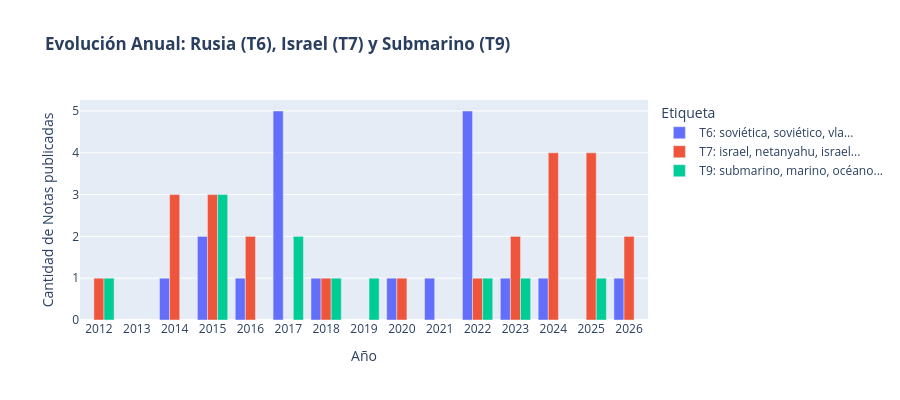

Notebook code for this chart:
### Markdown cell above
Tópico 6 (Rusia/Ucrania), el Tópico 7 (Israel/Palestina) y el Tópico 9 (Submarinos/ARA San Juan)

Periodísticamente pensaria que son eventos coyunturales pero el algoritmo los mandó a "Atemporal". 
Esto pasa por una limitación matemática del Coeficiente de Variación (CV): si Anfibia publica pocos articulos sobre ellos pero durante 10 años, esa constante achata el desvío estándar.

### Code cell
# Tópicos bajo sospecha editorial
topicos_sospechosos = [6, 7, 9]

print("ANÁLISIS DE TÓPICOS DUDOSOS (Posibles Falsos Atemporales)")
print("="*80)
display(
    metricas_estabilidad[metricas_estabilidad["Topic"].isin(topicos_sospechosos)][
        ["Topic", "terminos_historicos", "volumen_total", "pico_maximo", "frecuencia_media", "coef_variacion"]
    ]
)

# Generamos la data temporal directo desde df_temp para saltear el filtro de minimo_notas
df_crudo = df_temp[df_temp["topic"].isin(topicos_sospechosos)].copy()
df_crudo["post_year"] = df_crudo["post_date"].dt.year
agg_sospechosos = df_crudo.groupby(["topic", "post_year"]).size().reset_index(name="notas")

# Joineamos con los nombres
agg_sospechosos = agg_sospechosos.merge(metricas_estabilidad[["Topic", "terminos_historicos"]], left_on="topic", right_on="Topic")
agg_sospechosos["Etiqueta"] = "T" + agg_sospechosos["topic"].astype(str) + ": " + agg_sospechosos["terminos_historicos"].str[:25] + "..."

fig_sospechosos = px.bar(
    agg_sospechosos,
    x="post_year",
    y="notas",
    color="Etiqueta",
    barmode="group",
    title="<b>Evolución Anual: Rusia (T6), Israel (T7) y Submarino (T9)</b>",
    labels={"post_year": "Año", "notas": "Cantidad de Notas publicadas"},
    height=400,
    width=900
)

fig_sospechosos.update_layout(xaxis=dict(tickmode="linear", dtick=1))
fig_sospechosos.show()

### Figure 1 — Plotly figure (JSON) as saved in the notebook; plotly's stock layout.template omitted (floating-point values rounded to 4 significant figures)
{"data": [{"alignmentgroup": "True", "hovertemplate": "Etiqueta=T6: soviética, soviético, vla...<br>Año=%{x}<br>Cantidad de Notas publicadas=%{y}<extra></extra>", "legendgroup": "T6: soviética, soviético, vla...", "marker": {"color": "#636efa", "pattern": {"shape": ""}}, "name": "T6: soviética, soviético, vla...", "offsetgroup": "T6: soviética, soviético, vla...", "orientation": "v", "showlegend": true, "textposition": "auto", "type": "bar", "x": [2014, 2015, 2016, 2017, 2018, 2020, 2021, 2022, 2023, 2024, 2026], "xaxis": "x", "y": [1, 2, 1, 5, 1, 1, 1, 5, 1, 1, 1], "yaxis": "y"}, {"alignmentgroup": "True", "hovertemplate": "Etiqueta=T7: israel, netanyahu, israel...<br>Año=%{x}<br>Cantidad de Notas publicadas=%{y}<extra></extra>", "legendgroup": "T7: israel, netanyahu, israel...", "marker": {"color": "#EF553B", "pattern": {"shape": ""}}, "name": "T7: israel, netanyahu, israel...", "offsetgroup": "T7: israel, netanyahu, israel...", "orientation": "v", "showlegend": true, "textposition": "auto", "type": "bar", "x": [2012, 2014, 2015, 2016, 2018, 2020, 2022, 2023, 2024, 2025, 2026], "xaxis": "x", "y": [1, 3, 3, 2, 1, 1, 1, 2, 4, 4, 2], "yaxis": "y"}, {"alignmentgroup": "True", "hovertemplate": "Etiqueta=T9: submarino, marino, océano...<br>Año=%{x}<br>Cantidad de Notas publicadas=%{y}<extra></extra>", "legendgroup": "T9: submarino, marino, océano...", "marker": {"color": "#00cc96", "pattern": {"shape": ""}}, "name": "T9: submarino, marino, océano...", "offsetgroup": "T9: submarino, marino, océano...", "orientation": "v", "showlegend": true, "textposition": "auto", "type": "bar", "x": [2012, 2015, 2017, 2018, 2019, 2022, 2023, 2025], "xaxis": "x", "y": [1, 3, 2, 1, 1, 1, 1, 1], "yaxis": "y"}], "layout": {"barmode": "group", "height": 400, "legend": {"title": {"text": "Etiqueta"}, "tracegroupgap": 0}, "title": {"text": "<b>Evolución Anual: Rusia (T6), Israel (T7) y Submarino (T9)</b>"}, "width": 900, "xaxis": {"anchor": "y", "domain": [0, 1], "dtick": 1, "tickmode": "linear", "title": {"text": "Año"}}, "yaxis": {"anchor": "x", "domain": [0, 1], "title": {"text": "Cantidad de Notas publicadas"}}}}
